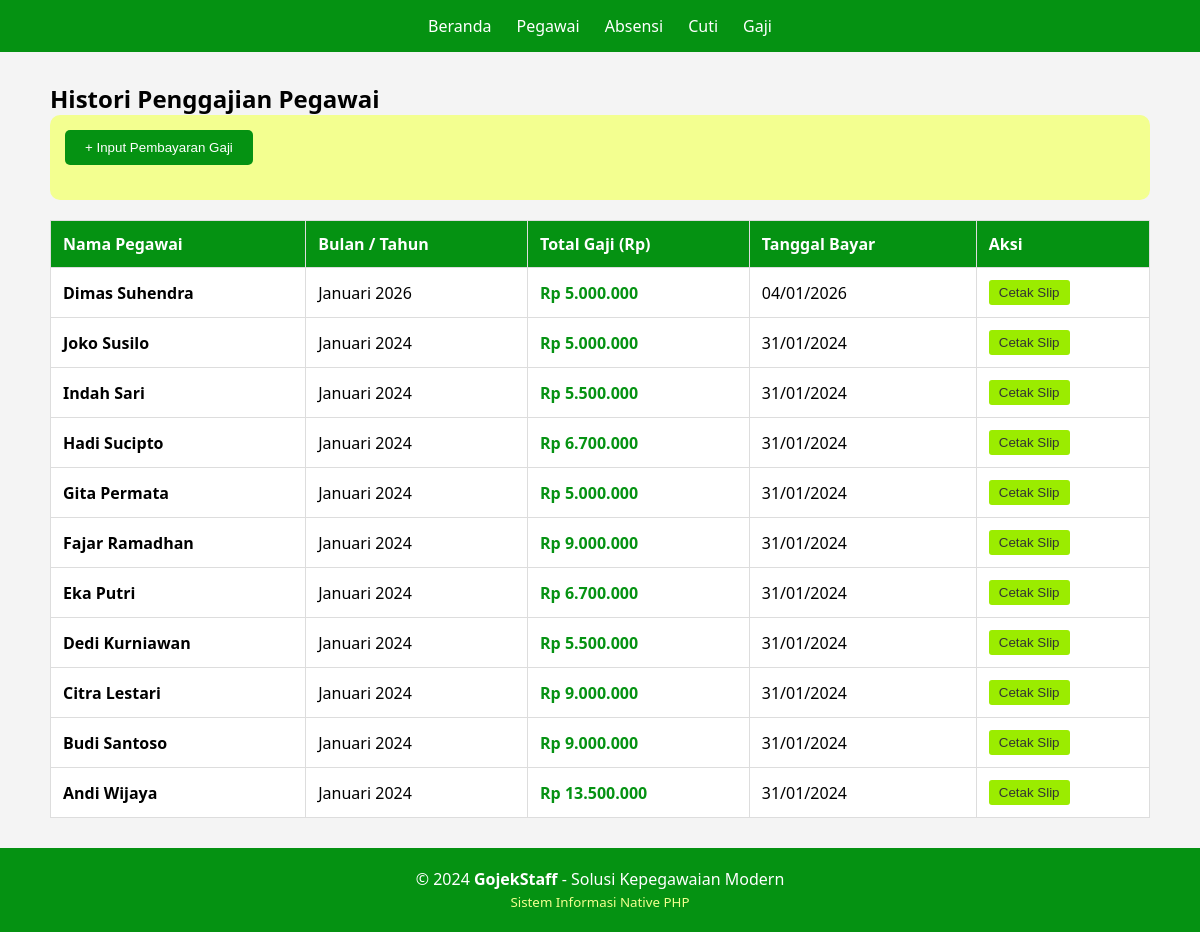
The page /gaji.php on the database its author committed.
### tables this page shows
CREATE TABLE `gaji` (
  `id_gaji` int(11) NOT NULL,
  `id_pegawai` int(11) NOT NULL,
  `bulan` varchar(20) NOT NULL,
  `tahun` year(4) NOT NULL,
  `total_gaji` int(11) NOT NULL,
  `tgl_bayar` date NOT NULL
);

CREATE TABLE `pegawai` (
  `id_pegawai` int(11) NOT NULL,
  `nip` varchar(20) NOT NULL,
  `nama` varchar(100) NOT NULL,
  `alamat` text DEFAULT NULL,
  `telepon` varchar(15) DEFAULT NULL,
  `id_jabatan` int(11) DEFAULT NULL,
  `password` varchar(255) NOT NULL
);

### gaji.php (the view, shortened to what this page needs)
<?php
require_once 'db_connect.php';
?>
<!DOCTYPE html>
<html lang="id">
<head>
    <link rel="stylesheet" href="style.css">
</head>
<body>
    <?php include 'navbar.php'; ?>
    <div class="content-pegawai">
        <h2>Histori Penggajian Pegawai</h2>
        <div class="filter-box">
            <button class="btn-tambah" onclick="document.getElementById('modalGaji').style.display='block'">
                + Input Pembayaran Gaji
            </button>
        </div>
        <table>
            <thead>
                <tr>
                    <th>Nama Pegawai</th>
                    <th>Bulan / Tahun</th>
                    <th>Total Gaji (Rp)</th>
                    <th>Tanggal Bayar</th>
                    <th>Aksi</th>
                </tr>
            </thead>
            <tbody>
                <?php
                $sql = "SELECT gaji.*, pegawai.nama FROM gaji
                        JOIN pegawai ON gaji.id_pegawai = pegawai.id_pegawai
                        ORDER BY gaji.id_gaji DESC";
                $query = mysqli_query($conn, $sql);
                while ($row = mysqli_fetch_assoc($query)):
                    ?>
                    <tr>
                        <td><strong>
                                <?= $row['nama']; ?>
                            </strong></td>
                        <td>
                            <?= $row['bulan'] . " " . $row['tahun']; ?>
                        </td>
                        <td class="total-gaji">Rp
                            <?= number_format($row['total_gaji'], 0, ',', '.'); ?>
                        </td>
                        <td>
                            <?= date('d/m/Y', strtotime($row['tgl_bayar'])); ?>
                        </td>
                        <td>
                            <button class="btn-edit" onclick="alert('Fitur Cetak Slip dalam pengembangan')">Cetak
                                Slip</button>
                        </td>
                    </tr>
                <?php endwhile; ?>
            </tbody>
        </table>
    </div>
    <?php include 'footer.php'; ?>
</body>
</html>

### style.css (style rules this page uses)
* { margin: 0; padding: 0; box-sizing: border-box; }
html, body { height: 100%; }
body { font-family: 'Segoe UI', Tahoma, Geneva, Verdana, sans-serif; background-color: #f4f4f4; display: flex; flex-direction: column; }
.content-pegawai { flex: 1; padding: 30px 50px; }
.btn-tambah { background-color: #059212; color: white; padding: 10px 20px; border: none; border-radius: 5px; cursor: pointer; margin-bottom: 20px; }
table { width: 100%; border-collapse: collapse; background: white; }
table th, table td { border: 1px solid #ddd; padding: 12px; text-align: left; }
table th { background-color: #059212; color: white; }
.btn-edit { background-color: #9BEC00; color: #333; padding: 5px 10px; text-decoration: none; border-radius: 3px; border: none; cursor: pointer; }
.filter-box { background: #F3FF90; padding: 15px; border-radius: 10px; margin-bottom: 20px; display: flex; gap: 15px; align-items: center; }
.total-gaji { font-weight: bold; color: #059212; }

### rows shown on the page
gaji: id_pegawai.nama "Dimas Suhendra", bulan "Januari", tahun "2026", total_gaji "5.000.000", tgl_bayar "04/01/2026"
gaji: id_pegawai.nama "Joko Susilo", bulan "Januari", tahun "2024", total_gaji "5.000.000", tgl_bayar "31/01/2024"
gaji: id_pegawai.nama "Indah Sari", bulan "Januari", tahun "2024", total_gaji "5.500.000", tgl_bayar "31/01/2024"
gaji: id_pegawai.nama "Hadi Sucipto", bulan "Januari", tahun "2024", total_gaji "6.700.000", tgl_bayar "31/01/2024"
gaji: id_pegawai.nama "Gita Permata", bulan "Januari", tahun "2024", total_gaji "5.000.000", tgl_bayar "31/01/2024"
gaji: id_pegawai.nama "Fajar Ramadhan", bulan "Januari", tahun "2024", total_gaji "9.000.000", tgl_bayar "31/01/2024"
gaji: id_pegawai.nama "Eka Putri", bulan "Januari", tahun "2024", total_gaji "6.700.000", tgl_bayar "31/01/2024"
gaji: id_pegawai.nama "Dedi Kurniawan", bulan "Januari", tahun "2024", total_gaji "5.500.000", tgl_bayar "31/01/2024"
gaji: id_pegawai.nama "Citra Lestari", bulan "Januari", tahun "2024", total_gaji "9.000.000", tgl_bayar "31/01/2024"
gaji: id_pegawai.nama "Budi Santoso", bulan "Januari", tahun "2024", total_gaji "9.000.000", tgl_bayar "31/01/2024"
gaji: id_pegawai.nama "Andi Wijaya", bulan "Januari", tahun "2024", total_gaji "13.500.000", tgl_bayar "31/01/2024"
